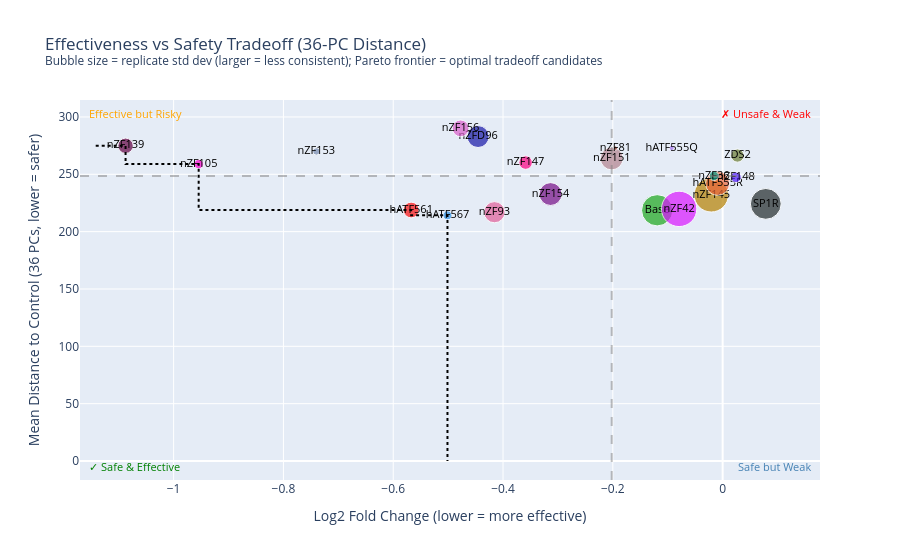

Notebook code for this chart:
### Code cell
# Effectiveness vs Safety tradeoff scatter with Pareto frontier
tradeoff_df = dist_summary.dropna().copy()

sorted_df = tradeoff_df.sort_values('log2FC')
pareto, min_dist = [], float('inf')
for name, row in sorted_df.iterrows():
    if row['mean_dist'] < min_dist:
        pareto.append((row['log2FC'], row['mean_dist']))
        min_dist = row['mean_dist']
pareto_x = [p[0] for p in pareto]
pareto_y = [p[1] for p in pareto]

step_x, step_y = [], []
for i, (fx, fy) in enumerate(zip(pareto_x, pareto_y)):
    if i == 0:
        step_x += [tradeoff_df['log2FC'].min() * 1.05, fx]
        step_y += [fy, fy]
    else:
        step_x += [pareto_x[i - 1], fx]
        step_y += [fy, fy]
step_x.append(fx)
step_y.append(0)

med_log2fc = tradeoff_df['log2FC'].median()
med_dist = tradeoff_df['mean_dist'].median()

fig4 = px.scatter(
    tradeoff_df,
    x='log2FC', y='mean_dist',
    size='std_dist', size_max=25,
    text=tradeoff_df.index,
    color=tradeoff_df.index,
    color_discrete_sequence=px.colors.qualitative.Dark24,
    labels={
        'log2FC': 'Log2 Fold Change (lower = more effective)',
        'mean_dist': f'Mean Distance to Control ({N_COMPONENTS} PCs, lower = safer)',
    },
    title=f'Effectiveness vs Safety Tradeoff ({N_COMPONENTS}-PC Distance)'
          '<br><sup>Bubble size = replicate std dev (larger = less consistent); Pareto frontier = optimal tradeoff candidates</sup>',
)
fig4.update_traces(mode='markers+text', textposition='middle center', textfont=dict(color='black', size=11))

fig4.add_trace(go.Scatter(
    x=step_x, y=step_y, mode='lines',
    line=dict(color='black', width=2, dash='dot'),
    name='Pareto Frontier', showlegend=True,
))

fig4.add_vline(x=med_log2fc, line_dash='dash', line_color='gray', opacity=0.5)
fig4.add_hline(y=med_dist, line_dash='dash', line_color='gray', opacity=0.5)

for x, y, text, color, xanchor, yanchor in [
    (0.01, 0.01, '✓ Safe & Effective',  'green',     'left',  'bottom'),
    (0.99, 0.01, 'Safe but Weak',        'steelblue', 'right', 'bottom'),
    (0.01, 0.99, 'Effective but Risky',  'orange',    'left',  'top'),
    (0.99, 0.99, '✗ Unsafe & Weak',      'red',       'right', 'top'),
]:
    fig4.add_annotation(
        x=x, y=y, text=text,
        xref='paper', yref='paper',
        showarrow=False,
        font=dict(color=color, size=11),
        xanchor=xanchor, yanchor=yanchor,
    )

fig4.update_layout(showlegend=False)
fig4.show()

### Figure 1 — Plotly figure (JSON) as saved in the notebook; plotly's stock layout.template omitted (floating-point values rounded to 4 significant figures)
{"data": [{"hovertemplate": "sample_type=%{text}<br>Log2 Fold Change (lower = more effective)=%{x}<br>Mean Distance to Control (36 PCs, lower = safer)=%{y}<br>std_dist=%{marker.size}<extra></extra>", "legendgroup": "hATF567", "marker": {"color": "#2E91E5", "size": [3.675], "sizemode": "area", "sizeref": 0.09001, "symbol": "circle"}, "mode": "markers+text", "name": "hATF567", "orientation": "v", "showlegend": true, "text": ["hATF567"], "textfont": {"color": "black", "size": 11}, "textposition": "middle center", "type": "scatter", "x": [-0.5012], "xaxis": "x", "y": [214.2], "yaxis": "y"}, {"hovertemplate": "sample_type=%{text}<br>Log2 Fold Change (lower = more effective)=%{x}<br>Mean Distance to Control (36 PCs, lower = safer)=%{y}<br>std_dist=%{marker.size}<extra></extra>", "legendgroup": "nZF93", "marker": {"color": "#E15F99", "size": [20.14], "sizemode": "area", "sizeref": 0.09001, "symbol": "circle"}, "mode": "markers+text", "name": "nZF93", "orientation": "v", "showlegend": true, "text": ["nZF93"], "textfont": {"color": "black", "size": 11}, "textposition": "middle center", "type": "scatter", "x": [-0.4157], "xaxis": "x", "y": [216.9], "yaxis": "y"}, {"hovertemplate": "sample_type=%{text}<br>Log2 Fold Change (lower = more effective)=%{x}<br>Mean Distance to Control (36 PCs, lower = safer)=%{y}<br>std_dist=%{marker.size}<extra></extra>", "legendgroup": "Base", "marker": {"color": "#1CA71C", "size": [43.99], "sizemode": "area", "sizeref": 0.09001, "symbol": "circle"}, "mode": "markers+text", "name": "Base", "orientation": "v", "showlegend": true, "text": ["Base"], "textfont": {"color": "black", "size": 11}, "textposition": "middle center", "type": "scatter", "x": [-0.1192], "xaxis": "x", "y": [218.6], "yaxis": "y"}, {"hovertemplate": "sample_type=%{text}<br>Log2 Fold Change (lower = more effective)=%{x}<br>Mean Distance to Control (36 PCs, lower = safer)=%{y}<br>std_dist=%{marker.size}<extra></extra>", "legendgroup": "hATF561", "marker": {"color": "#FB0D0D", "size": [11.12], "sizemode": "area", "sizeref": 0.09001, "symbol": "circle"}, "mode": "markers+text", "name": "hATF561", "orientation": "v", "showlegend": true, "text": ["hATF561"], "textfont": {"color": "black", "size": 11}, "textposition": "middle center", "type": "scatter", "x": [-0.5673], "xaxis": "x", "y": [218.9], "yaxis": "y"}, {"hovertemplate": "sample_type=%{text}<br>Log2 Fold Change (lower = more effective)=%{x}<br>Mean Distance to Control (36 PCs, lower = safer)=%{y}<br>std_dist=%{marker.size}<extra></extra>", "legendgroup": "nZF42", "marker": {"color": "#DA16FF", "size": [56.26], "sizemode": "area", "sizeref": 0.09001, "symbol": "circle"}, "mode": "markers+text", "name": "nZF42", "orientation": "v", "showlegend": true, "text": ["nZF42"], "textfont": {"color": "black", "size": 11}, "textposition": "middle center", "type": "scatter", "x": [-0.07928], "xaxis": "x", "y": [219.8], "yaxis": "y"}, {"hovertemplate": "sample_type=%{text}<br>Log2 Fold Change (lower = more effective)=%{x}<br>Mean Distance to Control (36 PCs, lower = safer)=%{y}<br>std_dist=%{marker.size}<extra></extra>", "legendgroup": "SP1R", "marker": {"color": "#222A2A", "size": [42.71], "sizemode": "area", "sizeref": 0.09001, "symbol": "circle"}, "mode": "markers+text", "name": "SP1R", "orientation": "v", "showlegend": true, "text": ["SP1R"], "textfont": {"color": "black", "size": 11}, "textposition": "middle center", "type": "scatter", "x": [0.07856], "xaxis": "x", "y": [224.2], "yaxis": "y"}, {"hovertemplate": "sample_type=%{text}<br>Log2 Fold Change (lower = more effective)=%{x}<br>Mean Distance to Control (36 PCs, lower = safer)=%{y}<br>std_dist=%{marker.size}<extra></extra>", "legendgroup": "nZF145", "marker": {"color": "#B68100", "size": [52.89], "sizemode": "area", "sizeref": 0.09001, "symbol": "circle"}, "mode": "markers+text", "name": "nZF145", "orientation": "v", "showlegend": true, "text": ["nZF145"], "textfont": {"color": "black", "size": 11}, "textposition": "middle center", "type": "scatter", "x": [-0.02072], "xaxis": "x", "y": [232.1], "yaxis": "y"}, {"hovertemplate": "sample_type=%{text}<br>Log2 Fold Change (lower = more effective)=%{x}<br>Mean Distance to Control (36 PCs, lower = safer)=%{y}<br>std_dist=%{marker.size}<extra></extra>", "legendgroup": "nZF154", "marker": {"color": "#750D86", "size": [23.49], "sizemode": "area", "sizeref": 0.09001, "symbol": "circle"}, "mode": "markers+text", "name": "nZF154", "orientation": "v", "showlegend": true, "text": ["nZF154"], "textfont": {"color": "black", "size": 11}, "textposition": "middle center", "type": "scatter", "x": [-0.3135], "xaxis": "x", "y": [232.8], "yaxis": "y"}, {"hovertemplate": "sample_type=%{text}<br>Log2 Fold Change (lower = more effective)=%{x}<br>Mean Distance to Control (36 PCs, lower = safer)=%{y}<br>std_dist=%{marker.size}<extra></extra>", "legendgroup": "hATF555R", "marker": {"color": "#EB663B", "size": [25.96], "sizemode": "area", "sizeref": 0.09001, "symbol": "circle"}, "mode": "markers+text", "name": "hATF555R", "orientation": "v", "showlegend": true, "text": ["hATF555R"], "textfont": {"color": "black", "size": 11}, "textposition": "middle center", "type": "scatter", "x": [-0.009222], "xaxis": "x", "y": [242.1], "yaxis": "y"}, {"hovertemplate": "sample_type=%{text}<br>Log2 Fold Change (lower = more effective)=%{x}<br>Mean Distance to Control (36 PCs, lower = safer)=%{y}<br>std_dist=%{marker.size}<extra></extra>", "legendgroup": "nZF148", "marker": {"color": "#511CFB", "size": [5.052], "sizemode": "area", "sizeref": 0.09001, "symbol": "circle"}, "mode": "markers+text", "name": "nZF148", "orientation": "v", "showlegend": true, "text": ["nZF148"], "textfont": {"color": "black", "size": 11}, "textposition": "middle center", "type": "scatter", "x": [0.02421], "xaxis": "x", "y": [247.4], "yaxis": "y"}, {"hovertemplate": "sample_type=%{text}<br>Log2 Fold Change (lower = more effective)=%{x}<br>Mean Distance to Control (36 PCs, lower = safer)=%{y}<br>std_dist=%{marker.size}<extra></extra>", "legendgroup": "nZF36", "marker": {"color": "#00A08B", "size": [4.085], "sizemode": "area", "sizeref": 0.09001, "symbol": "circle"}, "mode": "markers+text", "name": "nZF36", "orientation": "v", "showlegend": true, "text": ["nZF36"], "textfont": {"color": "black", "size": 11}, "textposition": "middle center", "type": "scatter", "x": [-0.0158], "xaxis": "x", "y": [248.6], "yaxis": "y"}, {"hovertemplate": "sample_type=%{text}<br>Log2 Fold Change (lower = more effective)=%{x}<br>Mean Distance to Control (36 PCs, lower = safer)=%{y}<br>std_dist=%{marker.size}<extra></extra>", "legendgroup": "nZF105", "marker": {"color": "#FB00D1", "size": [3.945], "sizemode": "area", "sizeref": 0.09001, "symbol": "circle"}, "mode": "markers+text", "name": "nZF105", "orientation": "v", "showlegend": true, "text": ["nZF105"], "textfont": {"color": "black", "size": 11}, "textposition": "middle center", "type": "scatter", "x": [-0.9544], "xaxis": "x", "y": [258.9], "yaxis": "y"}, {"hovertemplate": "sample_type=%{text}<br>Log2 Fold Change (lower = more effective)=%{x}<br>Mean Distance to Control (36 PCs, lower = safer)=%{y}<br>std_dist=%{marker.size}<extra></extra>", "legendgroup": "nZF147", "marker": {"color": "#FC0080", "size": [8.208], "sizemode": "area", "sizeref": 0.09001, "symbol": "circle"}, "mode": "markers+text", "name": "nZF147", "orientation": "v", "showlegend": true, "text": ["nZF147"], "textfont": {"color": "black", "size": 11}, "textposition": "middle center", "type": "scatter", "x": [-0.3588], "xaxis": "x", "y": [260.2], "yaxis": "y"}, {"hovertemplate": "sample_type=%{text}<br>Log2 Fold Change (lower = more effective)=%{x}<br>Mean Distance to Control (36 PCs, lower = safer)=%{y}<br>std_dist=%{marker.size}<extra></extra>", "legendgroup": "nZF151", "marker": {"color": "#B2828D", "size": [23.05], "sizemode": "area", "sizeref": 0.09001, "symbol": "circle"}, "mode": "markers+text", "name": "nZF151", "orientation": "v", "showlegend": true, "text": ["nZF151"], "textfont": {"color": "black", "size": 11}, "textposition": "middle center", "type": "scatter", "x": [-0.2021], "xaxis": "x", "y": [263.7], "yaxis": "y"}, {"hovertemplate": "sample_type=%{text}<br>Log2 Fold Change (lower = more effective)=%{x}<br>Mean Distance to Control (36 PCs, lower = safer)=%{y}<br>std_dist=%{marker.size}<extra></extra>", "legendgroup": "ZDS2", "marker": {"color": "#6C7C32", "size": [7.875], "sizemode": "area", "sizeref": 0.09001, "symbol": "circle"}, "mode": "markers+text", "name": "ZDS2", "orientation": "v", "showlegend": true, "text": ["ZDS2"], "textfont": {"color": "black", "size": 11}, "textposition": "middle center", "type": "scatter", "x": [0.027], "xaxis": "x", "y": [266.3], "yaxis": "y"}, {"hovertemplate": "sample_type=%{text}<br>Log2 Fold Change (lower = more effective)=%{x}<br>Mean Distance to Control (36 PCs, lower = safer)=%{y}<br>std_dist=%{marker.size}<extra></extra>", "legendgroup": "nZF153", "marker": {"color": "#778AAE", "size": [2.45], "sizemode": "area", "sizeref": 0.09001, "symbol": "circle"}, "mode": "markers+text", "name": "nZF153", "orientation": "v", "showlegend": true, "text": ["nZF153"], "textfont": {"color": "black", "size": 11}, "textposition": "middle center", "type": "scatter", "x": [-0.74], "xaxis": "x", "y": [269.9], "yaxis": "y"}, {"hovertemplate": "sample_type=%{text}<br>Log2 Fold Change (lower = more effective)=%{x}<br>Mean Distance to Control (36 PCs, lower = safer)=%{y}<br>std_dist=%{marker.size}<extra></extra>", "legendgroup": "nZF81", "marker": {"color": "#862A16", "size": [0.7669], "sizemode": "area", "sizeref": 0.09001, "symbol": "circle"}, "mode": "markers+text", "name": "nZF81", "orientation": "v", "showlegend": true, "text": ["nZF81"], "textfont": {"color": "black", "size": 11}, "textposition": "middle center", "type": "scatter", "x": [-0.1952], "xaxis": "x", "y": [272.9], "yaxis": "y"}, {"hovertemplate": "sample_type=%{text}<br>Log2 Fold Change (lower = more effective)=%{x}<br>Mean Distance to Control (36 PCs, lower = safer)=%{y}<br>std_dist=%{marker.size}<extra></extra>", "legendgroup": "hATF555Q", "marker": {"color": "#A777F1", "size": [1.247], "sizemode": "area", "sizeref": 0.09001, "symbol": "circle"}, "mode": "markers+text", "name": "hATF555Q", "orientation": "v", "showlegend": true, "text": ["hATF555Q"], "textfont": {"color": "black", "size": 11}, "textposition": "middle center", "type": "scatter", "x": [-0.09284], "xaxis": "x", "y": [273.0], "yaxis": "y"}, {"hovertemplate": "sample_type=%{text}<br>Log2 Fold Change (lower = more effective)=%{x}<br>Mean Distance to Control (36 PCs, lower = safer)=%{y}<br>std_dist=%{marker.size}<extra></extra>", "legendgroup": "nZF139", "marker": {"color": "#620042", "size": [10.56], "sizemode": "area", "sizeref": 0.09001, "symbol": "circle"}, "mode": "markers+text", "name": "nZF139", "orientation": "v", "showlegend": true, "text": ["nZF139"], "textfont": {"color": "black", "size": 11}, "textposition": "middle center", "type": "scatter", "x": [-1.088], "xaxis": "x", "y": [274.9], "yaxis": "y"}, {"hovertemplate": "sample_type=%{text}<br>Log2 Fold Change (lower = more effective)=%{x}<br>Mean Distance to Control (36 PCs, lower = safer)=%{y}<br>std_dist=%{marker.size}<extra></extra>", "legendgroup": "nZFD96", "marker": {"color": "#1616A7", "size": [21.56], "sizemode": "area", "sizeref": 0.09001, "symbol": "circle"}, "mode": "markers+text", "name": "nZFD96", "orientation": "v", "showlegend": true, "text": ["nZFD96"], "textfont": {"color": "black", "size": 11}, "textposition": "middle center", "type": "scatter", "x": [-0.4455], "xaxis": "x", "y": [282.9], "yaxis": "y"}, {"hovertemplate": "sample_type=%{text}<br>Log2 Fold Change (lower = more effective)=%{x}<br>Mean Distance to Control (36 PCs, lower = safer)=%{y}<br>std_dist=%{marker.size}<extra></extra>", "legendgroup": "nZF156", "marker": {"color": "#DA60CA", "size": [12.63], "sizemode": "area", "sizeref": 0.09001, "symbol": "circle"}, "mode": "markers+text", "name": "nZF156", "orientation": "v", "showlegend": true, "text": ["nZF156"], "textfont": {"color": "black", "size": 11}, "textposition": "middle center", "type": "scatter", "x": [-0.4773], "xaxis": "x", "y": [290.0], "yaxis": "y"}, {"line": {"color": "black", "dash": "dot", "width": 2}, "mode": "lines", "name": "Pareto Frontier", "showlegend": true, "type": "scatter", "x": [-1.142, -1.088, -1.088, -0.9544, -0.9544, -0.5673, -0.5673, -0.5012, -0.5012], "y": [274.9, 274.9, 258.9, 258.9, 218.9, 218.9, 214.2, 214.2, 0]}], "layout": {"annotations": [{"font": {"color": "green", "size": 11}, "showarrow": false, "text": "✓ Safe & Effective", "x": 0.01, "xanchor": "left", "xref": "paper", "y": 0.01, "yanchor": "bottom", "yref": "paper"}, {"font": {"color": "steelblue", "size": 11}, "showarrow": false, "text": "Safe but Weak", "x": 0.99, "xanchor": "right", "xref": "paper", "y": 0.01, "yanchor": "bottom", "yref": "paper"}, {"font": {"color": "orange", "size": 11}, "showarrow": false, "text": "Effective but Risky", "x": 0.01, "xanchor": "left", "xref": "paper", "y": 0.99, "yanchor": "top", "yref": "paper"}, {"font": {"color": "red", "size": 11}, "showarrow": false, "text": "✗ Unsafe & Weak", "x": 0.99, "xanchor": "right", "xref": "paper", "y": 0.99, "yanchor": "top", "yref": "paper"}], "legend": {"itemsizing": "constant", "title": {"text": "sample_type"}, "tracegroupgap": 0}, "shapes": [{"line": {"color": "gray", "dash": "dash"}, "opacity": 0.5, "type": "line", "x0": -0.2021, "x1": -0.2021, "xref": "x", "y0": 0, "y1": 1, "yref": "y domain"}, {"line": {"color": "gray", "dash": "dash"}, "opacity": 0.5, "type": "line", "x0": 0, "x1": 1, "xref": "x domain", "y0": 248.6, "y1": 248.6, "yref": "y"}], "showlegend": false, "title": {"text": "Effectiveness vs Safety Tradeoff (36-PC Distance)<br><sup>Bubble size = replicate std dev (larger = less consistent); Pareto frontier = optimal tradeoff candidates</sup>"}, "xaxis": {"anchor": "y", "domain": [0, 1], "title": {"text": "Log2 Fold Change (lower = more effective)"}}, "yaxis": {"anchor": "x", "domain": [0, 1], "title": {"text": "Mean Distance to Control (36 PCs, lower = safer)"}}}}
